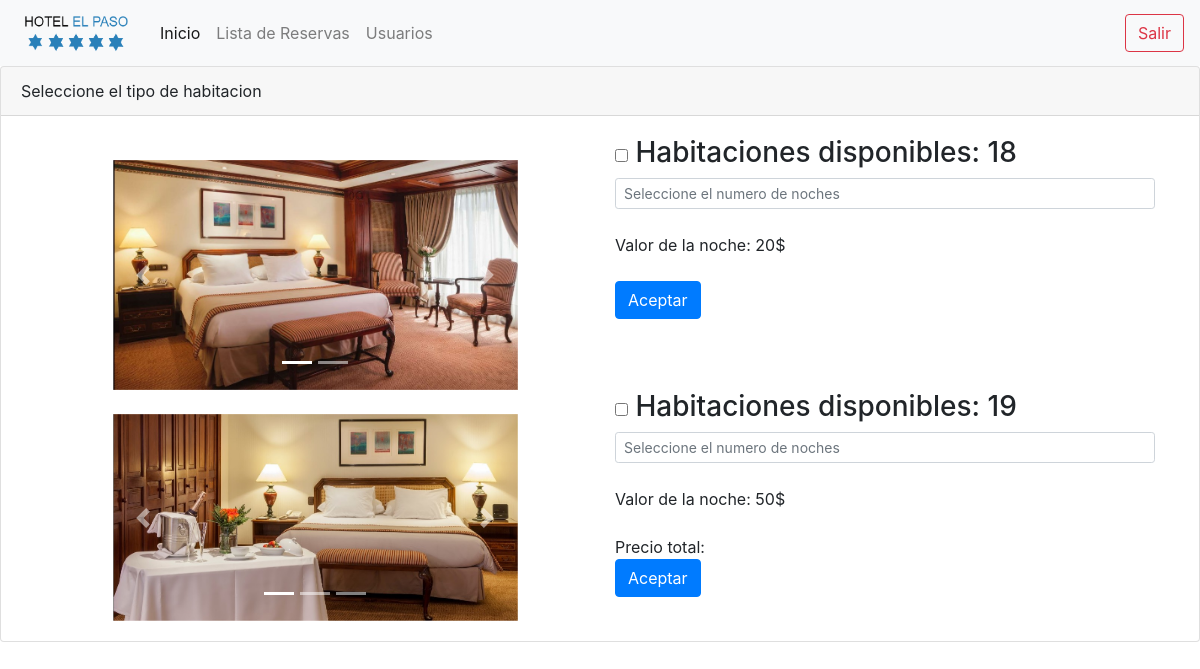
Page /nuevaReservacion.php (signed in) on the committed database.
### tables this page shows
CREATE TABLE `disponibilidad` (
  `idDisponibilidad` int(11) DEFAULT NULL,
  `idTipoHabitacion` int(11) DEFAULT NULL,
  `total` int(11) DEFAULT NULL,
  `disponibles` int(11) DEFAULT NULL
);

CREATE TABLE `tipohabitacion` (
  `idTipoHabitacion` int(11) NOT NULL,
  `tipoHabitacion` tinytext DEFAULT NULL,
  `precio` int(11) DEFAULT NULL
);

### includes/helper.php (called while the page is built, shortened)
<?php
function getHabDisponible($idtipoHabitacion){
    $con =mysqli_connect('localhost','root','','hoteldb');
    $query = "select * from disponibilidad where idTipoHabitacion=$idtipoHabitacion";
    $resultado = mysqli_query($con,$query);
    while($row=mysqli_fetch_array($resultado)){
        $disponibles = $row['disponibles'];
    }
    return $disponibles;
}
function getPrecio($idtipoHabitacion){
    $con =mysqli_connect('localhost','root','','hoteldb');
    $query = "select * from tipohabitacion where idTipoHabitacion=$idtipoHabitacion";
    $resultado = mysqli_query($con,$query);
    while($row=mysqli_fetch_array($resultado)){
        $precio = $row['precio'];
    }
    return $precio;
}
?>

### nuevaReservacion.php (the view, shortened to what this page needs)
<?php
include('includes/helper.php');
?>
<!DOCTYPE html>
<html lang="en">
<head>
    <link rel="stylesheet" href="https://stackpath.bootstrapcdn.com/bootstrap/4.4.1/css/bootstrap.min.css" />
    <link rel="stylesheet" href="main.css" />
</head>
<body>
    <nav class="navbar navbar-expand-lg navbar-light bg-light">
    <a class="navbar-brand" href="#">
      <img src="img/logo.png" width="120" height="40" class="d-inline-block align-top" alt="" />
    </a>
    <div class="collapse navbar-collapse" id="navbarSupportedContent">
      <ul class="navbar-nav mr-auto">
      <li class="nav-item active">
          <a class="nav-link" href="home.php">Inicio <span class="sr-only">(current)</span></a>
        </li>
        <li class="nav-item">
          <a class="nav-link" href="reservas.php">Lista de Reservas</a>
        </li>
        <?php
        if ($_SESSION['tipoUsuario'] == 1) {
          echo '
          <li class="nav-item">
          <a class="nav-link" href="usuarios.php">Usuarios</a>
          </li>';
        }
?>
      </ul>
      <div class="my-2 my-lg-0">
        <form action="includes/cerrarSesion.php">
          <button class="btn btn-outline-danger my-2 my-sm-0" type="submit">Salir</button>
        </form>
      </div>
    </div>
  </nav>
    <div class="card">
        <div class="card-header">Seleccione el tipo de habitacion</div>
        <div class="card-body">
            <div class="container">
                <div class="row">
                    <div class="col">
                        <div class=" mt-4 w-75  mx-auto">
                            <div class="">
                                <div id="carouselExampleCaptions" class="carousel slide" data-ride="carousel">
                                    <ol class="carousel-indicators">
                                        <li data-target="#carouselExampleCaptions" data-slide-to="0" class="active"></li>
                                        <li data-target="#carouselExampleCaptions" data-slide-to="1"></li>
                                    </ol>
                                    <div class="carousel-inner">
                                        <div class="carousel-item active">
                                            <img src="img/simple1.jpg" class="d-block w-100" alt="img" />
                                        </div>
                                    </div>
                                    <a class="carousel-control-prev" href="#carouselExampleCaptions" role="button" data-slide="prev">
                                        <span class="carousel-control-prev-icon" aria-hidden="true"></span>
                                    </a>
                                    <a class="carousel-control-next" href="#carouselExampleCaptions" role="button" data-slide="next">
                                        <span class="carousel-control-next-icon" aria-hidden="true"></span>
                                    </a>
                                </div>
                            </div>
                        </div>
                    </div>
                    <div class="col">
                        <form method="POST" action="includes/nuevaReserva.php">
                            <h3><input type="checkbox" name="txtTipo" id="cbox1" value="2" laceholder=""> Habitaciones disponibles:
                                <?php
                                $disponibles = getHabDisponible(2);
                                echo $disponibles;
                                ?>
                            </h3>
                            <input class="form-control form-control-sm" name="txtNoches" type="number" placeholder="Seleccione el numero de noches">
                            <br>
                            <div>Valor de la noche:
                                <?php
                                echo getPrecio(2);
                                echo "$";
                                ?>
                            </div>
                            <br>
                            <button class="btn btn-primary" type="submit">Aceptar</button>
                        </form>
                    </div>
                </div>
                <div class="row">
                    <div class="col">
                        <div class=" mt-4 w-75  mx-auto">
                            <div class="">
                                <div id="carouselExampleCaptions2" class="carousel slide" data-ride="carousel">
                                    <ol class="carousel-indicators">
                                        <li data-target="#carouselExampleCaptions2" data-slide-to="0" class="active"></li>
                                        <li data-target="#carouselExampleCaptions2" data-slide-to="1"></li>
                                        <li data-target="#carouselExampleCaptions2" data-slide-to="2"></li>
                                    </ol>
                                    <div class="carousel-inner">
                                        <div class="carousel-item active">
                                            <img src="img/prem1.jpg" class="d-block w-100" alt="img" />
                                        </div>
                                    </div>
                                    <a class="carousel-control-prev" href="#carouselExampleCaptions2" role="button" data-slide="prev">
                                        <span class="carousel-control-prev-icon" aria-hidden="true"></span>
                                    </a>
                                    <a class="carousel-control-next" href="#carouselExampleCaptions2" role="button" data-slide="next">
                                        <span class="carousel-control-next-icon" aria-hidden="true"></span>
                                    </a>
                                </div>
                            </div>
                        </div>
                    </div>
                    <div class="col">
                        <form method="POST" action="includes/nuevaReserva.php">
                            <h3><input type="checkbox" name="txtTipo" id="cbox1" value="1" laceholder=""> Habitaciones disponibles:
                                <?php
                                $disponibles2 = getHabDisponible(1);
                                echo $disponibles2;
                                ?>
                            </h3>
                            <input class="form-control form-control-sm" id="input2" name="txtNoches" type="number" placeholder="Seleccione el numero de noches">
                            <br>
                            <div>Valor de la noche:
                                <?php
                                echo getPrecio(1);
                                echo "$";
                                ?>
                            </div>
                            <br>
                            <div>Precio total:</div>
                            <button class="btn btn-primary" type="submit">Aceptar</button>
                        </form>
                    </div>
                </div>
            </div>
        </div>
    </div>
</body>
</html>

### main.css (style rules this page uses)
body { background-color: white; }

### rows in the picture
disponibilidad: disponibles "18"
tipohabitacion: precio "20"
disponibilidad: disponibles "19"
tipohabitacion: precio "50"
